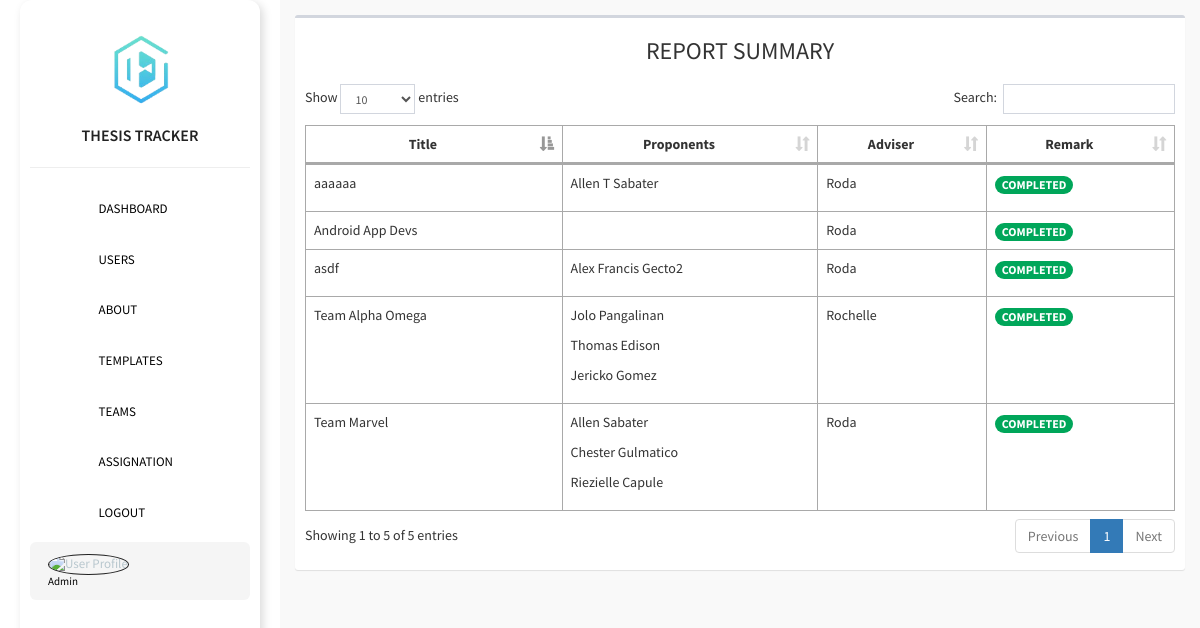
Page /admin/report.php on the committed database.
### tables this page shows
CREATE TABLE `teams` (
  `teams_id` int(11) NOT NULL,
  `adviser_id` int(11) NOT NULL,
  `users_id` int(11) NOT NULL,
  `name` text NOT NULL,
  `thesis_title` varchar(255) DEFAULT NULL,
  `status` int(1) NOT NULL,
  `grade` double DEFAULT NULL,
  `adviser_status` int(1) NOT NULL DEFAULT 5,
  `date` datetime NOT NULL DEFAULT current_timestamp(),
  `date_response` date DEFAULT NULL,
  `coor_approval` varchar(255) DEFAULT NULL,
  `ca_upload_date` date DEFAULT NULL,
  `defense_fee` varchar(255) DEFAULT NULL,
  `df_upload_date` date DEFAULT NULL,
  `coor_approval4` varchar(255) DEFAULT NULL,
  `ca_upload_date4` date DEFAULT NULL,
  `defense_fee4` varchar(255) DEFAULT NULL,
  `df_upload_date4` date DEFAULT NULL
);

CREATE TABLE `users` (
  `id` int(11) NOT NULL,
  `img` text NOT NULL DEFAULT 'default.png',
  `firstname` text NOT NULL,
  `lastname` text NOT NULL,
  `middlename` text NOT NULL,
  `section` varchar(255) DEFAULT NULL,
  `yr_lvl` varchar(255) DEFAULT NULL,
  `email` text NOT NULL,
  `password` text NOT NULL,
  `passwordtxt` text NOT NULL,
  `department` text NOT NULL,
  `contact` text NOT NULL,
  `address` text NOT NULL,
  `code` int(11) NOT NULL,
  `verification_code` int(11) NOT NULL,
  `type` int(1) NOT NULL DEFAULT 2 COMMENT '0=admin,1=adviser,2=student',
  `status` int(1) NOT NULL
);

CREATE TABLE `teams_member` (
  `teams_member_id` int(11) NOT NULL,
  `adviser_id` int(11) NOT NULL,
  `teams_id` int(11) NOT NULL,
  `users_id` int(11) NOT NULL,
  `individual_grade` double DEFAULT NULL
);

### config/config.php (called while the page is built, shortened)
<?php
class Connection {
    private $servername = "localhost";
    private $username = "root";
    private $password = "";
    private $dbname = "dlsu";
    private $port = 3307;
    public function conn() {
        try {
            $this->dsn = "mysql:host=".$this->servername.";port=".$this->port.";dbname=".$this->dbname;
            $this->pdo = new PDO($this->dsn, $this->username, $this->password, [
                PDO::ATTR_ERRMODE => PDO::ERRMODE_EXCEPTION,
                PDO::ATTR_DEFAULT_FETCH_MODE => PDO::FETCH_ASSOC
            ]);
            return $this->pdo;
        } catch (PDOException $e) {
            die("Connection failed: " . $e->getMessage());
        }
    }
}
?>

### admin/report.php (the view, shortened to what this page needs)
<?php
  include '../config/config.php';
  class data extends Connection{
    public function managedata(){
?>
<!DOCTYPE html>
<html>
<head><?php include 'head.php'; ?></head>
<body class="hold-transition skin-blue sidebar-mini">
  <div class="wrapper">
    <?php include 'sidebar.php'; ?>
    <div class="content-wrapper" style="height: 100vh;background-color: #f9f9f9;overflow-y: auto;">
      <section class="content">
        <div class="row">
          <div class="col-xs-12">
            <div class="box">
              <h3 style="text-align: center;">REPORT SUMMARY</h3>
              <div class="box-body table-responsive">
                <?php if($_SESSION['type'] == 0): ?>
                  <table id="example1" class="table table-bordered">
                    <thead>
                      <th>Title</th>
                      <th>Proponents</th>
                      <th>Adviser</th>
                      <th>Remark</th>
                    </thead>
                    <tbody>
                      <?php
                      $sql = "SELECT * FROM teams INNER JOIN users ON teams.adviser_id=users.id";
                      $stmt = $this->conn()->query($sql);
                      $id = 1;
                      while ($row = $stmt->fetch()) {
                      ?>
                        <tr>
                          <td><?php echo $row['name'] ?></td>
                          <td>
                            <?php $sql3 = "SELECT * FROM teams_member INNER JOIN users ON teams_member.users_id=users.id WHERE teams_member.teams_id='".$row['teams_id']."'";
                            $stmt3 = $this->conn()->query($sql3);
                            while ($row3 = $stmt3->fetch()) { ?>
                              <p><?php echo $row3['firstname'] ?> <?php echo $row3['lastname'] ?></p>
                            <?php } ?>
                          </td>
                          <td>
                            <?php echo $row['firstname']; ?>
                          </td>
                          <td>
                            <?php
                            if ($row['status'] == 0) {
                              echo "<span class='badge btn-primary'>SCHEDULED</span>";
                            } else if ($row['status'] == 1) {
                              echo "<span class='badge btn-success'>COMPLETED</span>";
                            } else if ($row['status'] == 2) {
                              echo "<span class='badge btn-danger'>PAST DUE</span>";
                            }
                             ?>
                          </td>
                        </tr>
                      <?php $id++; } ?>
                    </tbody>
                  </table>
                <?php endif; ?>
              </div>
            </div>
          </div>
        </div>
      </section>
    </div>
  </div>
</body>
</html>
<?php } } $data = new data(); $data->managedata(); ?>

### admin/head.php (style rules this page uses)
th { text-align: center; }

### rows in the picture
teams: name "Android App Devs", users.firstname "Roda"
teams: name "Team Marvel", users.firstname "Roda"
teams_member: users.firstname "Allen", users.lastname "Sabater"
teams_member: users.firstname "Chester", users.lastname "Gulmatico"
teams_member: users.firstname "Riezielle", users.lastname "Capule"
teams: name "asdf", users.firstname "Roda"
teams_member: users.firstname "Alex Francis", users.lastname "Gecto2"
teams: name "aaaaaa", users.firstname "Roda"
teams_member: users.firstname "Allen T", users.lastname "Sabater"
teams: name "Team Alpha Omega", users.firstname "Rochelle"
teams_member: users.firstname "Jolo", users.lastname "Pangalinan"
teams_member: users.firstname "Thomas", users.lastname "Edison"
teams_member: users.firstname "Jericko", users.lastname "Gomez"
